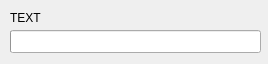
<?xml version="1.0" encoding="UTF-8"?>
<ui version="4.0">
 <class>Dlg_Loading</class>
 <widget class="QDialog" name="Dlg_Loading">
  <property name="geometry">
   <rect>
    <x>0</x>
    <y>0</y>
    <width>268</width>
    <height>64</height>
   </rect>
  </property>
  <property name="windowTitle">
   <string>TITLE</string>
  </property>
  <widget class="QProgressBar" name="progressBar">
   <property name="geometry">
    <rect>
     <x>10</x>
     <y>30</y>
     <width>251</width>
     <height>23</height>
    </rect>
   </property>
   <property name="value">
    <number>0</number>
   </property>
   <property name="textVisible">
    <bool>false</bool>
   </property>
   <property name="orientation">
    <enum>Qt::Orientation::Horizontal</enum>
   </property>
  </widget>
  <widget class="QLabel" name="text">
   <property name="geometry">
    <rect>
     <x>10</x>
     <y>10</y>
     <width>251</width>
     <height>16</height>
    </rect>
   </property>
   <property name="text">
    <string>TEXT</string>
   </property>
  </widget>
 </widget>
 <resources/>
 <connections/>
</ui>
